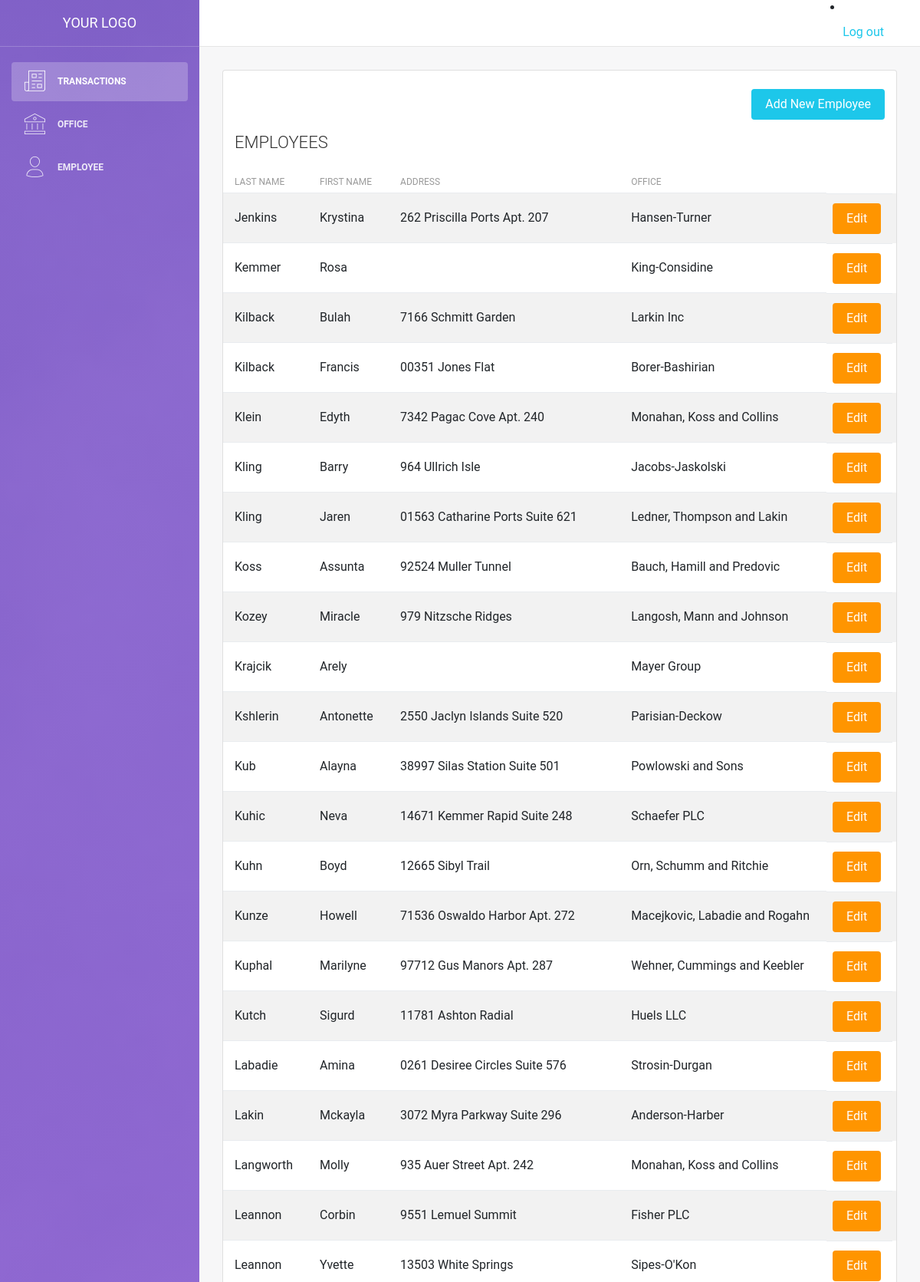
Screenshot of /employee.php?page=2 (upper part) with the database file from the repository.
### tables this page shows
CREATE TABLE `employee` (
  `id` int(11) NOT NULL,
  `lastname` varchar(45) NOT NULL,
  `firstname` varchar(45) NOT NULL,
  `office_id` int(11) NOT NULL,
  `address` varchar(100) DEFAULT NULL
);

CREATE TABLE `office` (
  `id` int(11) NOT NULL,
  `name` varchar(45) NOT NULL,
  `contactnum` varchar(45) DEFAULT NULL,
  `email` varchar(45) DEFAULT NULL,
  `address` varchar(45) DEFAULT NULL,
  `city` varchar(45) DEFAULT NULL,
  `country` varchar(45) DEFAULT NULL,
  `postal` int(11) DEFAULT NULL
);

### employee.php (the view, shortened to what this page needs)
<!DOCTYPE html>
<html lang="en">
<head>
    <link rel="stylesheet" href="https://maxcdn.bootstrapcdn.com/font-awesome/latest/css/font-awesome.min.css" />
    <link href="assets/css/bootstrap.min.css" rel="stylesheet" />
    <link href="assets/css/light-bootstrap-dashboard.css?v=2.0.0 " rel="stylesheet" />
    <link href="assets/css/demo.css" rel="stylesheet" />
</head>
<body>
<?php
        require('config/db.php');
        $results_per_page = 100;
        if(!isset($_GET['page'])){
            $page = 1;
        }else{
            $page = $_GET['page'];
        }
        $page_first_result = ($page-1) * $results_per_page;
        $query = "SELECT employee.id, employee.lastname, employee.firstname, employee.address, office.name as office_name FROM employee, office
                  WHERE employee.office_id = office.id ORDER BY employee.lastname ASC LIMIT $page_first_result, $results_per_page";
        $result = mysqli_query($conn, $query);
        $employees = mysqli_fetch_all($result, MYSQLI_ASSOC);
    ?>
    <div class="wrapper">
        <div class="sidebar" data-image="assets/img/sidebar-5.jpg">
            <div class="sidebar-wrapper">
                <?php include('includes/sidebar.php'); ?>
            </div>
        </div>
        <div class="main-panel">
        <?php include('includes/navbar.php'); ?>
            <div class="content">
                <div class="container-fluid">
                    <div class = "row">
                    <div class="col-md-12">
                            <div class="card strpied-tabled-with-hover">
                            <br/>
                            <div class="col-md-12">
                                <a href="employee-add.php">
                                    <button type="submit" class="btn btn-info btn-fill pull-right">Add New Employee</button>
                                </a>
                            </div>
                                <div class="card-header ">
                                    <h4 class="card-title">EMPLOYEES</h4>
                                </div>
                                <div class="card-body table-full-width table-responsive">
                                    <table class="table table-hover table-striped">
                                        <thead>
                                            <th>Last Name</th>
                                            <th>First Name</th>
                                            <th>Address</th>
                                            <th>Office</th>
                                            </thead>
                                            <tbody>
                                                <?php foreach($employees as $employee) : ?>
                                                <tr>
                                                    <td><?php echo $employee['lastname']; ?></td>
                                                    <td><?php echo $employee['firstname']; ?></td>
                                                    <td><?php echo $employee['address']; ?></td>
                                                    <td><?php echo $employee['office_name']; ?></td>
                                                    <td>
                                                    <a href="employee-edit.php?id=<?php echo $employee['id']; ?>">
                                                    <button type="submit" class ="btn btn-warning btn-fill pull-right">Edit</button>
                                                </a>
                                                </td>
                                                </tr>
                                            <?php endforeach ?>
                                        </tbody>
                                    </table>
                                </div>
                            </div>
                        </div>
                    </div>
                </div>
            </div>
        </div>
    </div>
</body>
</html>

### rows the page displays
employee: lastname "Jenkins", firstname "Krystina", address "262 Priscilla Ports Apt. 207", office.name "Hansen-Turner"
employee: lastname "Kemmer", firstname "Rosa", office.name "King-Considine"
employee: lastname "Kilback", firstname "Bulah", address "7166 Schmitt Garden", office.name "Larkin Inc"
employee: lastname "Kilback", firstname "Francis", address "00351 Jones Flat", office.name "Borer-Bashirian"
employee: lastname "Klein", firstname "Edyth", address "7342 Pagac Cove Apt. 240", office.name "Monahan, Koss and Collins"
employee: lastname "Kling", firstname "Barry", address "964 Ullrich Isle", office.name "Jacobs-Jaskolski"
employee: lastname "Kling", firstname "Jaren", address "01563 Catharine Ports Suite 621", office.name "Ledner, Thompson and Lakin"
employee: lastname "Koss", firstname "Assunta", address "92524 Muller Tunnel", office.name "Bauch, Hamill and Predovic"
employee: lastname "Kozey", firstname "Miracle", address "979 Nitzsche Ridges", office.name "Langosh, Mann and Johnson"
employee: lastname "Krajcik", firstname "Arely", office.name "Mayer Group"
employee: lastname "Kshlerin", firstname "Antonette", address "2550 Jaclyn Islands Suite 520", office.name "Parisian-Deckow"
employee: lastname "Kub", firstname "Alayna", address "38997 Silas Station Suite 501", office.name "Powlowski and Sons"
employee: lastname "Kuhic", firstname "Neva", address "14671 Kemmer Rapid Suite 248", office.name "Schaefer PLC"
employee: lastname "Kuhn", firstname "Boyd", address "12665 Sibyl Trail", office.name "Orn, Schumm and Ritchie"
employee: lastname "Kunze", firstname "Howell", address "71536 Oswaldo Harbor Apt. 272", office.name "Macejkovic, Labadie and Rogahn"
employee: lastname "Kuphal", firstname "Marilyne", address "97712 Gus Manors Apt. 287", office.name "Wehner, Cummings and Keebler"
employee: lastname "Kutch", firstname "Sigurd", address "11781 Ashton Radial", office.name "Huels LLC"
employee: lastname "Labadie", firstname "Amina", address "0261 Desiree Circles Suite 576", office.name "Strosin-Durgan"
employee: lastname "Lakin", firstname "Mckayla", address "3072 Myra Parkway Suite 296", office.name "Anderson-Harber"
employee: lastname "Langworth", firstname "Molly", address "935 Auer Street Apt. 242", office.name "Monahan, Koss and Collins"
employee: lastname "Leannon", firstname "Corbin", address "9551 Lemuel Summit", office.name "Fisher PLC"
employee: lastname "Leannon", firstname "Yvette", address "13503 White Springs", office.name "Sipes-O'Kon"
